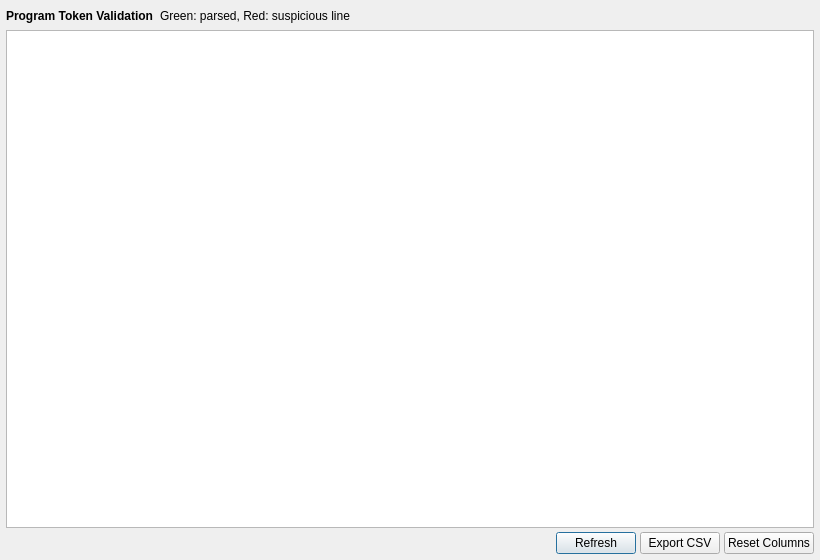
<?xml version="1.0" encoding="UTF-8"?>
<ui version="4.0">
 <class>TokensDlg</class>
 <widget class="QDialog" name="TokensDlg">
  <property name="geometry">
   <rect>
    <x>0</x>
    <y>0</y>
    <width>820</width>
    <height>560</height>
   </rect>
  </property>
  <property name="minimumSize">
   <size>
    <width>680</width>
    <height>420</height>
   </size>
  </property>
  <property name="windowTitle">
   <string>Tokens</string>
  </property>
  <property name="modal">
   <bool>false</bool>
  </property>
  <property name="windowFlags">
   <set>Qt::WindowType::Window|Qt::WindowType::WindowTitleHint|Qt::WindowType::WindowSystemMenuHint|Qt::WindowType::WindowMinimizeButtonHint|Qt::WindowType::WindowMaximizeButtonHint|Qt::WindowType::WindowCloseButtonHint</set>
  </property>
  <layout class="QVBoxLayout" name="verticalLayout">
   <property name="spacing">
    <number>4</number>
   </property>
   <property name="leftMargin">
    <number>6</number>
   </property>
   <property name="topMargin">
    <number>6</number>
   </property>
   <property name="rightMargin">
    <number>6</number>
   </property>
   <property name="bottomMargin">
    <number>6</number>
   </property>
   <item>
    <layout class="QHBoxLayout" name="headerLayout">
     <property name="spacing">
      <number>6</number>
     </property>
     <item>
      <widget class="QLabel" name="titleLabel">
       <property name="font">
        <font>
         <bold>true</bold>
        </font>
       </property>
       <property name="text">
        <string>Program Token Validation</string>
       </property>
      </widget>
     </item>
     <item>
      <widget class="QLabel" name="legendLabel">
       <property name="text">
        <string>Green: parsed, Red: suspicious line</string>
       </property>
      </widget>
     </item>
     <item>
      <spacer name="headerSpacer">
       <property name="orientation">
        <enum>Qt::Orientation::Horizontal</enum>
       </property>
       <property name="sizeHint" stdset="0">
        <size>
         <width>40</width>
         <height>20</height>
        </size>
       </property>
      </spacer>
     </item>
    </layout>
   </item>
   <item>
    <widget class="QTableView" name="tokenTable">
     <property name="contextMenuPolicy">
      <enum>Qt::ContextMenuPolicy::CustomContextMenu</enum>
     </property>
     <property name="editTriggers">
      <set>QAbstractItemView::EditTrigger::NoEditTriggers</set>
     </property>
     <property name="selectionMode">
      <enum>QAbstractItemView::SelectionMode::ExtendedSelection</enum>
     </property>
     <property name="selectionBehavior">
      <enum>QAbstractItemView::SelectionBehavior::SelectRows</enum>
     </property>
     <property name="horizontalScrollMode">
      <enum>QAbstractItemView::ScrollMode::ScrollPerPixel</enum>
     </property>
     <property name="verticalScrollMode">
      <enum>QAbstractItemView::ScrollMode::ScrollPerPixel</enum>
     </property>
     <property name="showGrid">
      <bool>true</bool>
     </property>
     <property name="wordWrap">
      <bool>false</bool>
     </property>
     <property name="sortingEnabled">
      <bool>false</bool>
     </property>
    </widget>
   </item>
   <item>
    <layout class="QHBoxLayout" name="buttonLayout">
     <item>
      <spacer name="buttonSpacer">
       <property name="orientation">
        <enum>Qt::Orientation::Horizontal</enum>
       </property>
       <property name="sizeHint" stdset="0">
        <size>
         <width>40</width>
         <height>20</height>
        </size>
       </property>
      </spacer>
     </item>
     <item>
      <widget class="QPushButton" name="refreshButton">
       <property name="text">
        <string>Refresh</string>
       </property>
      </widget>
     </item>
     <item>
      <widget class="QPushButton" name="exportCsvButton">
       <property name="text">
        <string>Export CSV</string>
       </property>
      </widget>
     </item>
      <item>
       <widget class="QPushButton" name="resetColumnsButton">
        <property name="text">
         <string>Reset Columns</string>
        </property>
       </widget>
      </item>
     </layout>
    </item>
   </layout>
  </widget>
  <resources/>
 </ui>
